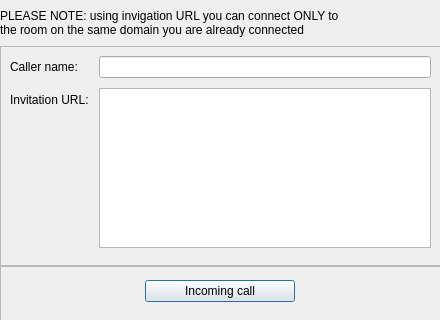
<?xml version="1.0" encoding="UTF-8"?>
<ui version="4.0">
 <class>ServerSimulationDialog</class>
 <widget class="QDialog" name="ServerSimulationDialog">
  <property name="geometry">
   <rect>
    <x>0</x>
    <y>0</y>
    <width>440</width>
    <height>320</height>
   </rect>
  </property>
  <property name="windowTitle">
   <string>Dialog</string>
  </property>
  <widget class="QWidget" name="verticalLayoutWidget">
   <property name="geometry">
    <rect>
     <x>0</x>
     <y>0</y>
     <width>520</width>
     <height>336</height>
    </rect>
   </property>
   <layout class="QVBoxLayout" name="verticalLayout">
    <property name="spacing">
     <number>0</number>
    </property>
    <item>
     <widget class="QLabel" name="label_3">
      <property name="text">
       <string>PLEASE NOTE: using invigation URL you can connect ONLY to
the room on the same domain you are already connected</string>
      </property>
      <property name="margin">
       <number>5</number>
      </property>
     </widget>
    </item>
    <item>
     <widget class="QFrame" name="frame">
      <property name="sizePolicy">
       <sizepolicy hsizetype="Preferred" vsizetype="Fixed">
        <horstretch>0</horstretch>
        <verstretch>0</verstretch>
       </sizepolicy>
      </property>
      <property name="minimumSize">
       <size>
        <width>0</width>
        <height>220</height>
       </size>
      </property>
      <property name="maximumSize">
       <size>
        <width>16777215</width>
        <height>220</height>
       </size>
      </property>
      <property name="frameShape">
       <enum>QFrame::StyledPanel</enum>
      </property>
      <property name="frameShadow">
       <enum>QFrame::Raised</enum>
      </property>
      <widget class="QWidget" name="formLayoutWidget">
       <property name="geometry">
        <rect>
         <x>0</x>
         <y>0</y>
         <width>441</width>
         <height>221</height>
        </rect>
       </property>
       <layout class="QFormLayout" name="formLayout">
        <property name="horizontalSpacing">
         <number>10</number>
        </property>
        <property name="verticalSpacing">
         <number>10</number>
        </property>
        <property name="leftMargin">
         <number>10</number>
        </property>
        <property name="topMargin">
         <number>10</number>
        </property>
        <property name="rightMargin">
         <number>10</number>
        </property>
        <property name="bottomMargin">
         <number>10</number>
        </property>
        <item row="0" column="0">
         <widget class="QLabel" name="label">
          <property name="text">
           <string>Caller name:</string>
          </property>
         </widget>
        </item>
        <item row="0" column="1">
         <widget class="QLineEdit" name="lineEditCaller"/>
        </item>
        <item row="1" column="0">
         <widget class="QLabel" name="label_2">
          <property name="text">
           <string>Invitation URL:</string>
          </property>
         </widget>
        </item>
        <item row="1" column="1">
         <widget class="QTextEdit" name="textEditToken">
          <property name="sizePolicy">
           <sizepolicy hsizetype="Expanding" vsizetype="Fixed">
            <horstretch>0</horstretch>
            <verstretch>0</verstretch>
           </sizepolicy>
          </property>
          <property name="minimumSize">
           <size>
            <width>0</width>
            <height>16</height>
           </size>
          </property>
          <property name="maximumSize">
           <size>
            <width>16777215</width>
            <height>160</height>
           </size>
          </property>
         </widget>
        </item>
       </layout>
      </widget>
     </widget>
    </item>
    <item>
     <widget class="QFrame" name="frame_2">
      <property name="sizePolicy">
       <sizepolicy hsizetype="Preferred" vsizetype="Fixed">
        <horstretch>0</horstretch>
        <verstretch>0</verstretch>
       </sizepolicy>
      </property>
      <property name="minimumSize">
       <size>
        <width>0</width>
        <height>70</height>
       </size>
      </property>
      <property name="maximumSize">
       <size>
        <width>16777215</width>
        <height>70</height>
       </size>
      </property>
      <property name="frameShape">
       <enum>QFrame::StyledPanel</enum>
      </property>
      <property name="frameShadow">
       <enum>QFrame::Raised</enum>
      </property>
      <widget class="QWidget" name="horizontalLayoutWidget">
       <property name="geometry">
        <rect>
         <x>0</x>
         <y>0</y>
         <width>441</width>
         <height>51</height>
        </rect>
       </property>
       <layout class="QHBoxLayout" name="horizontalLayout">
        <item>
         <widget class="QPushButton" name="btnIncomingCall">
          <property name="sizePolicy">
           <sizepolicy hsizetype="Fixed" vsizetype="Fixed">
            <horstretch>0</horstretch>
            <verstretch>0</verstretch>
           </sizepolicy>
          </property>
          <property name="minimumSize">
           <size>
            <width>150</width>
            <height>0</height>
           </size>
          </property>
          <property name="maximumSize">
           <size>
            <width>150</width>
            <height>16777215</height>
           </size>
          </property>
          <property name="text">
           <string>Incoming call</string>
          </property>
         </widget>
        </item>
       </layout>
      </widget>
     </widget>
    </item>
   </layout>
  </widget>
 </widget>
 <resources/>
 <connections/>
</ui>
